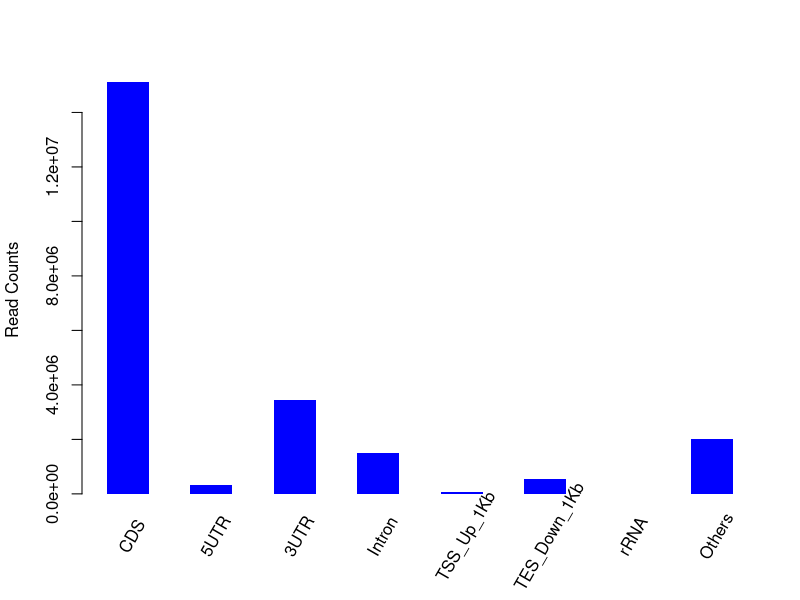

The R script that drew this image:
png("/rds/user/is460/hpc-work/muscle-rnaseq/ezbamqc/output/figs/srpk3_wt_ttnb_wt_7.read_distr.png",width=500,height=500,units="px")
M=c(15116974,322373,3460380,1507518,73653,529760,2094,2006059)
Mname=c("CDS","5UTR","3UTR","Intron","TSS_Up_1Kb","TES_Down_1Kb","rRNA","Others")
val = barplot(M,xlab="",space=1,ylab="Read Counts",col="blue",border="NA")
text(x=seq(val[1],val[8],by=2),y=rep(0,8),srt=60,adj=0,offset=2,pos=1,xpd=T,labels=Mname)
dev.state = dev.off()
